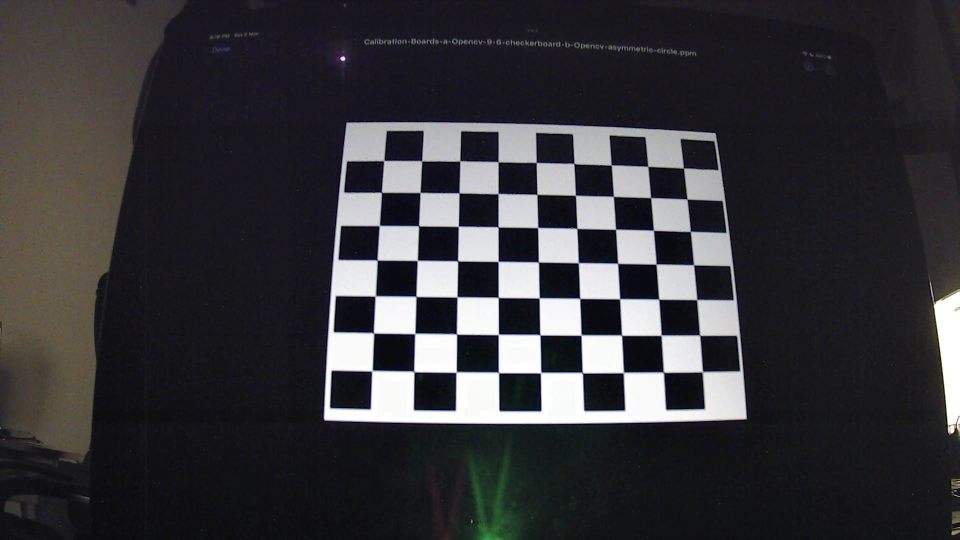
#> input picture camCalib/Photo-1.jpeg, 1920 x 1080 px (shown at 1/2 size); its folder holds 4 pictures in this run
$ jupyter execute --allow-errors MonoCameraCalibration.ipynb
#> lines starting #> are read from the running program, lines starting #| are printed output that depends on the picture; after the words box and inside, x2 and y2 are one past the last pixel; in counts of white or black regions, pixels touching at a corner belong together
[cell 1]
import numpy as np
import matplotlib.pyplot as plt
import matplotlib.image as mpimg
import cv2
import glob
import os

[cell 2]
calibration_images = glob.glob('camCalib/*.jpeg')
print(calibration_images)

#> (the rest of this cell did not finish here and is left out)

[cell 3]
rows = 6
columns = 9
square_size = 12 #24 #expressed in mm

objp = np.zeros((rows*columns,3), np.float32)
objp[:,:2] = np.mgrid[0:columns, 0:rows].T.reshape(-1,2)*square_size
#print(objp)

[cell 4]
def get_points(calibration_images, objp, rows=6, columns=9):
    # Arrays to store object points and image points from all the images.
#> called with objp = array of shape (54, 3), rows = 6, columns = 9
    objpoints = [] # 3d points in real world space
    imgpoints = [] # 2d points in image plane.

    criteria = (cv2.TERM_CRITERIA_EPS + cv2.TERM_CRITERIA_MAX_ITER, 30, 0.001)
    # Step through the list and search for chessboard corners
    for idx, fname in enumerate(calibration_images):
        image = cv2.imread(fname)
#> image is the input picture: shape (1080, 1920, 3); mean B, G, R 57.4, 54.2, 55
        gray = cv2.cvtColor(image, cv2.COLOR_BGR2GRAY)
        # Find the chessboard corners
        ret, corners = cv2.findChessboardCorners(gray, (columns,rows), None)
#> ret = False; corners = None
#> pass 3 of the loop in get_points, `for idx, fname in enumerate(calibration_images):`:
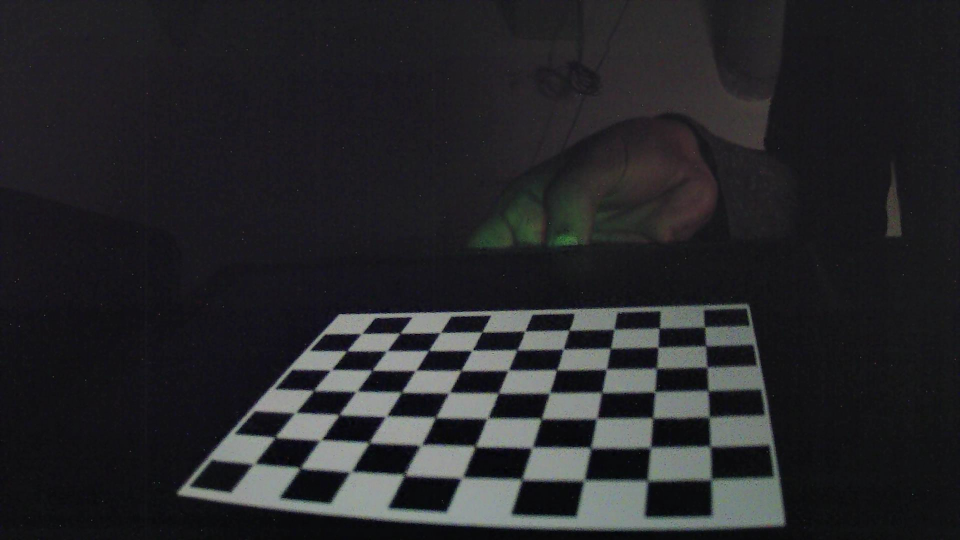
#> input picture camCalib/Photo-11.jpeg, 1920 x 1080 px (shown at 1/2 size)
#> in get_points, image is the input picture: shape (1080, 1920, 3); mean B, G, R 40.8, 38.2, 38
#> ret = True; corners = 54 rows, first 8: [695.5, 700.5], [772.5, 702], [858.4, 701.7], [947.6, 699.7], [1034, 699.5], [1126.5, 699.5], [1221, 696.5], [1320, 694.6]
#> in get_points, `cv2.drawChessboardCorners(image, (9,6), corners, ret)`:
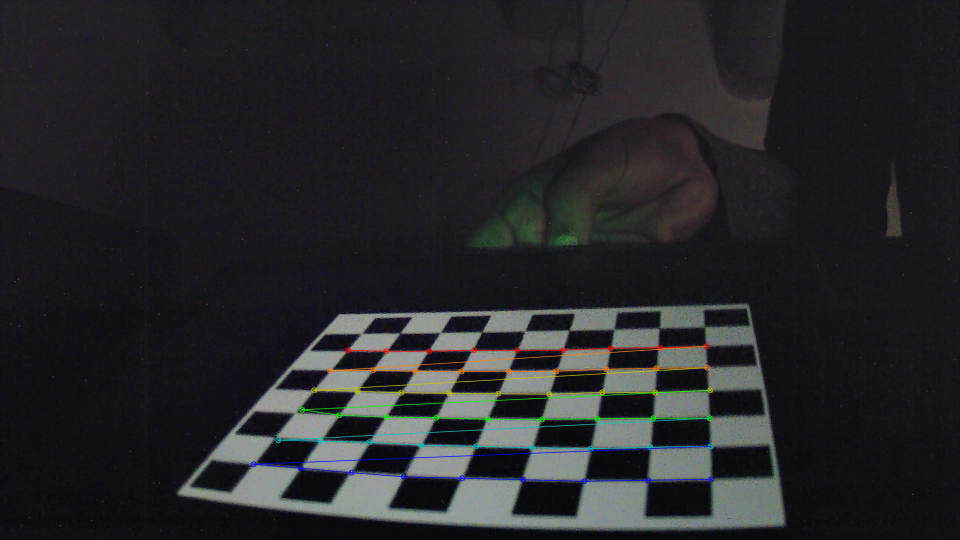
#> image: shape (1080, 1920, 3) (shown at 1/2 size); 1.46% of pixels changed, all inside (x1, y1, x2, y2) = (501, 686, 1429, 969)
#| (1080, 1920, 3)
#> the loop made 4 passes; the first 3 are shown

        # If found, add object points, image points
        if ret == True:
            objpoints.append(objp)
            imgpoints.append(corners)
            # Draw and display the corners
            cv2.drawChessboardCorners(image, (9,6), corners, ret)
            print(image.shape)
            plt.imshow(image)
            plt.show()
            cv2.waitKey(500)
    return objpoints, imgpoints

[cell 5]
objpoints, imgpoints = get_points(calibration_images, objp)

print(objpoints[0][0])
print(imgpoints[0][0])
cv2.destroyAllWindows()

[cell 6]
img_shape = (1080, 1920)
#flags = (cv2.CALIB_FIX_K1 + cv2.CALIB_FIX_K2 + cv2.CALIB_FIX_K3)
flags = (cv2.CALIB_FIX_K3 + cv2.CALIB_RATIONAL_MODEL )
ret, mtx, dist, rvecs, tvecs = cv2.calibrateCamera(objpoints, imgpoints, img_shape, None, None, flags=flags)

print("-- Camera Parameters --")
print("Root Mean Squared Error")
print(ret)
print("")
print("Camera Matrix")
print(mtx)
print("")
print("Distorion Coefficients Matrix")
print(dist)
print("")
print("Rotation Vector")
print(rvecs)
print("")
print("Translation Vector")
print(tvecs)

[cell 7]
img = mpimg.imread(calibration_images[3])
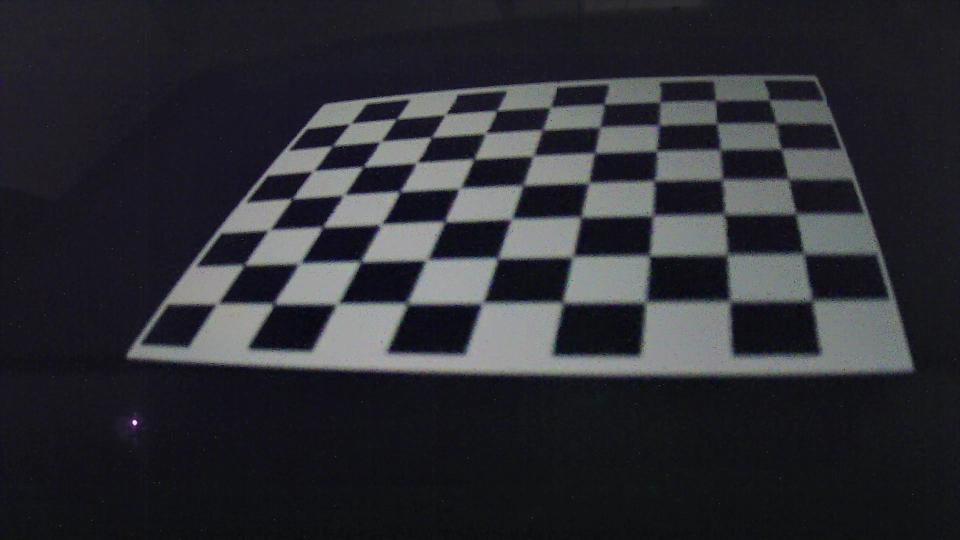
#> input picture camCalib/Photo-12.jpeg, 1920 x 1080 px (shown at 1/2 size)
#> img is the input picture: shape (1080, 1920, 3); mean R, G, B 45.1, 45.6, 51.3
undistorted = cv2.undistort(img, mtx, dist, None, mtx)
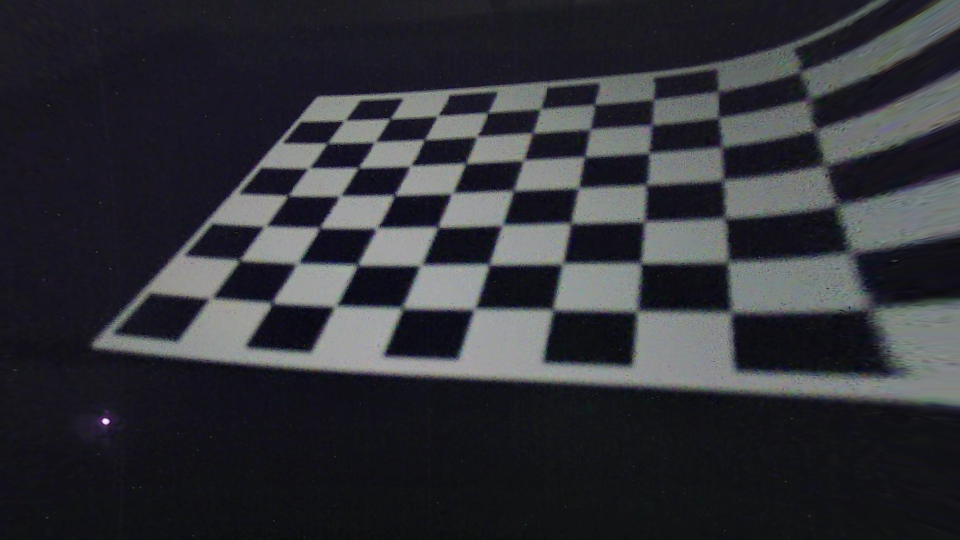
#> undistorted: shape (1080, 1920, 3) (shown at 1/2 size); mean R, G, B 49.4, 50.3, 55.9

## Display the image before and after distortion
f, (ax0, ax1) = plt.subplots(1,2,figsize=(20,10))
ax0.imshow(img)
ax0.set_title("Original Image")
ax1.imshow(undistorted)
ax1.set_title("Undistorted Image")
plt.show()
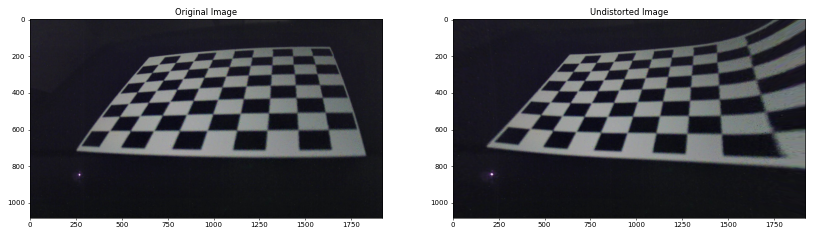
#> figure drawn by matplotlib, 2 panels
